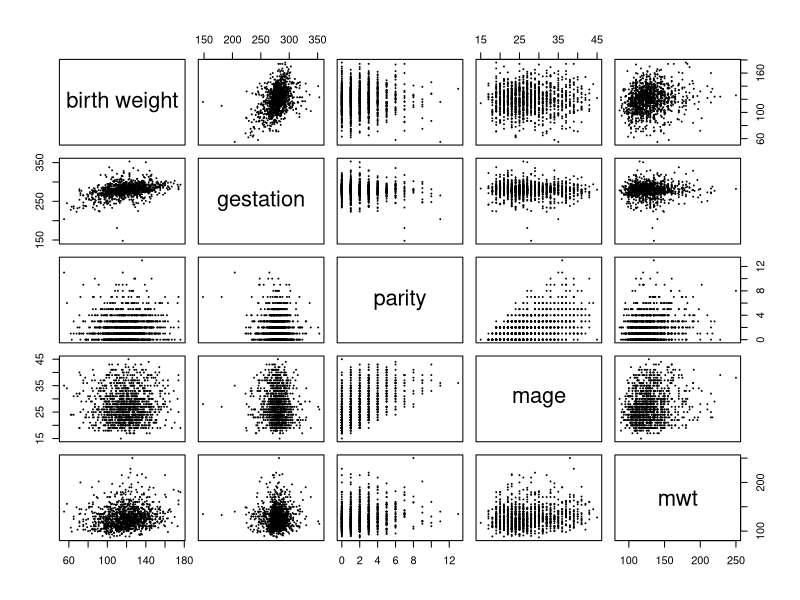
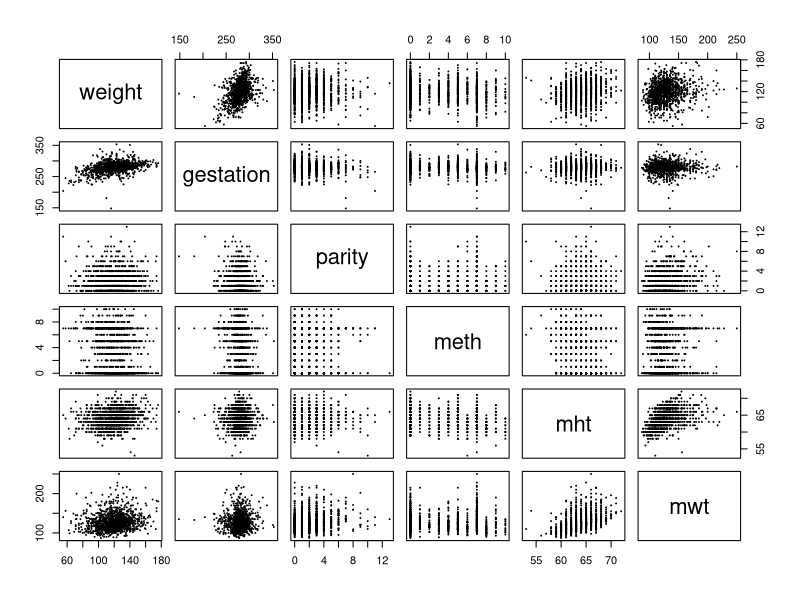
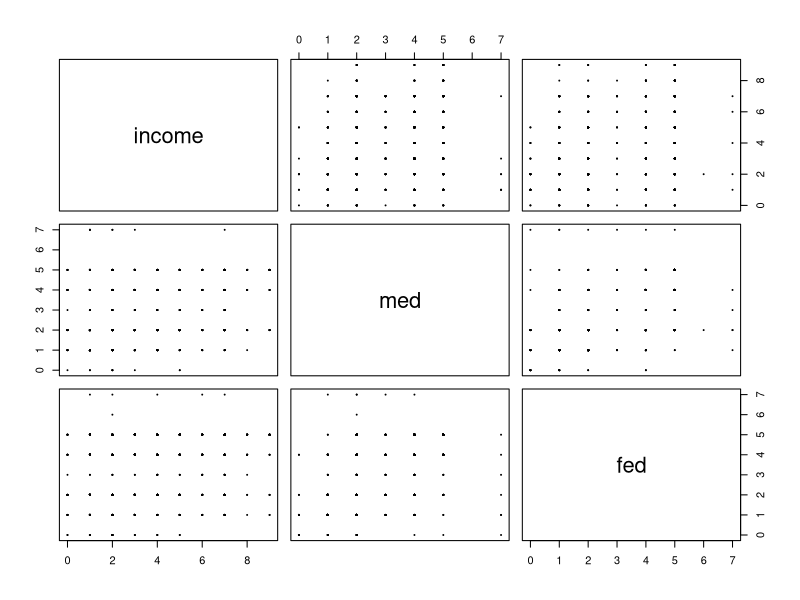
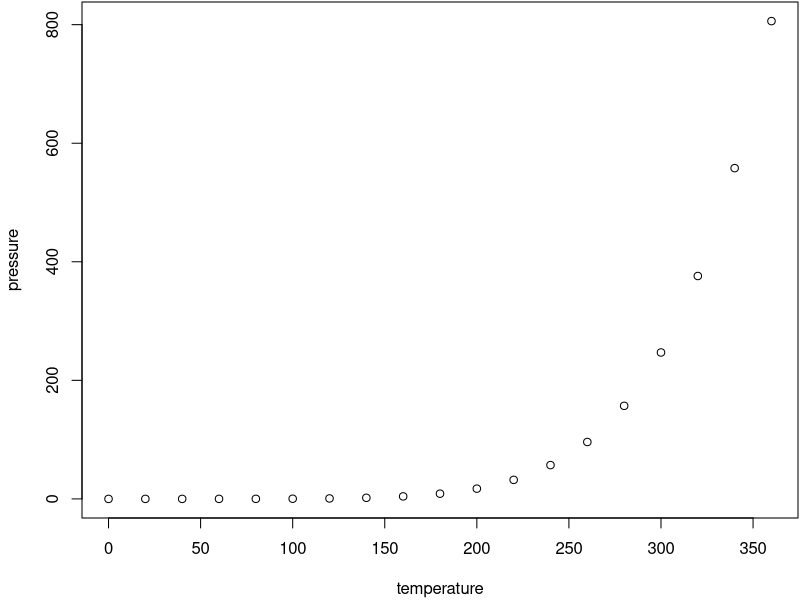

The R script that drew these images, in order:
## ---- chunk 1
getwd() # make sure that the file is in the working directory

# load the data as a data.frame
birth <- read.csv(file = "chds_births.csv")

# produce the pair plots for different combinations of  variables in the dataset

par(mar = c(4, 4, 0, 0) + .1) # size of margins

P1 <- pairs(~ wt + gestation + parity  + mage + mwt, 
      labels = c("birth weight", "gestation", "parity",
                 "mage", "mwt"), 
      pch = 19,
      cex = 0.05,
      data = birth)

P2 <- pairs(~ wt + gestation + parity + meth + mht + mwt,
      labels = c("weight", "gestation", "parity", "meth", "mht", "mwt"),
      pch = 19,
      cex = 0.05,
      data = birth)
## ---- chunk 2
# check the relationship between income and education
pairs(~ income + med + fed, 
      labels = c("income", "med", "fed"),
      cex = .05,
      pch = 19,
      data = birth)
## ---- chunk 3
# convert categorical variables to factors

# convert meth to non-numeric categorical variable
meth2 <- birth$meth

# "levels" of variable meth
methnames <- c("Caucasian","Mexican", "African-American","Asian", "Mixed", "Other")

# assign "Caucasian" level to values less than or equal to 5
# otherwise assign levels based on order in methnames vector
for(ii in 0:10) {
  if(ii<=5){
    meth2[meth2 == ii] <- "Caucasian"
  } else {
    meth2[meth2 == ii] <- methnames[ii-4]
  }
}

meth2 <- factor(meth2, levels = methnames) # order levels based on methnames
levels(meth2)
birth$meth <- meth2 # replace in dataset

############################################

# convert med to categorical variables
med2 <- birth$med

# "levels" of variable med
mednames <- c("elementary school", "middle school", "high school", "high school + trade", "high school + some college", "college grad", "trade school", "high school unclear")

med2 <- mednames[birth$med+1]

med2 <- factor(med2, levels = mednames) # order levels based on mednames
levels(med2)
birth$med <- med2 # replace in dataset

##########################################

# convert feth to categorical variables
feth2 <- birth$feth

# "levels" of variable feth
fethnames <- c("Caucasian","Mexican", "African-American","Asian", "Mixed", "Other")

# assign "Caucasian" level to values less than or equal to 5
# otherwise assign levels based on order in fethnames vector
for(ii in 0:10) {
  if(ii<=5){
    feth2[feth2 == ii] <- "Caucasian"
  } else {
    feth2[feth2 == ii] <- fethnames[ii-4]
  }
}

feth2 <- factor(feth2, levels = fethnames) # order levels based on methnames
levels(feth2)
birth$feth <- feth2 # replace in dataset

############################################

# convert fed to categorical variables
fed2 <- birth$fed

# "levels" of variable fed
fednames <- c("elementary school", "middle school", "high school", "high school + trade", "high school + some college", "college grad", "trade school", "high school unclear")

fed2 <- fednames[birth$fed+1]

fed2 <- factor(fed2, levels = fednames) # order levels based on fednames
levels(fed2)
birth$fed <- fed2 # replace in dataset

######################################################################

# marital
marital <- birth$marital
maritalnames <- c("married", "legally separated", "divorced", "widowed",
                  "never married") # new values
# encode the factor
marital2 <- rep(NA, length(marital))
for (ii in 1:5) {
  marital2[marital == ii] <- maritalnames[ii]
}
marital2 <- factor(marital2, levels = maritalnames)
birth$marital <- marital2
######################################################################
# income
income <- birth$income
incomenames <- c("under 2500", "2500-4999", "5000-7499", "7500-9999",
                  "10000-12499", "12500-14999", "15000-17499",
                 "17500-19999", "20000-22499", "over 22500") # new values
# encode the factor
income2 <- incomenames[income+1]
income2 <- factor(income2, levels = incomenames)
birth$income <- income2
############################################################
# smoke
smoke <- birth$smoke
smokenames <- c("never", "smokes now", "until pregnancy", 
                "used to, not anymore") # new values
# encode the factor
smoke2 <- smokenames[smoke+1]
smoke2 <- factor(smoke2, levels = smokenames)
birth$smoke <- smoke2
############################################################
# time
time <- birth$time
timenames <- c("never smoked", "still smokes", "during pregnancy", 
                "less than a year", "1-2 years", "2-3 years", "3-4 years",
               "5-9 years", "more than 10 years", 
               "quit but don't know when") # new values
# encode the factor
time2 <- timenames[time+1]
time2 <- factor(time2, levels = timenames)
birth$time <- time2
#############################################################
# number (we create new descriptive groupings for number of cigarettes smoked per day)
num2 <- birth$number
# new categories for variable number
numnames<- c("never smoked", "up to half a pack", "half to full pack", "more than one pack")

for(ii in 0:9) {
  if(ii==0){
    num2[num2 == ii] <- numnames[1]
  } 
  if(ii <= 2) {
    num2[num2 == ii] <- numnames[2]
  } 
  if(ii <= 4) {
    num2[num2 == ii] <- numnames[3]
  } else {
    num2[num2 == ii] <- numnames[4]
  }
}
num2 <- factor(num2, levels = numnames) # order levels based on numnames
levels(num2)
birth$number <- num2 # replace in dataset

## ---- chunk 4
# check how many observations contain too many NA's
n <- length(birth$wt) # number of total observations
boundary <- .10 * n # boundary to decide if there are too many NA's

NA.list <- NA # initialize the list of required covariates

# identify and display all required covariates
for (ii in 1:length(birth)) {
 if(sum(is.na(birth[ii])) >= boundary)
 {NA.list <- c(NA.list, colnames(birth)[ii])}
}
NA.list <- NA.list[2:length(NA.list)]
NA.list
## ---- chunk 5
# throw out fht, fwt and income
birth$fht <- NULL
birth$fwt <- NULL
birth$income <- NULL
## ---- chunk 6
# want to count how many observations contain at least one NA
n <- length(birth$wt) # number of rows
count = 0 # initialize count of rows with at least one NA
for (ii in 1:n) {
  if(sum(is.na(birth[ii,])) >= 1) {
    count = count + 1
  }
}

total_NA_rows <- count
total_NA_rows
## ---- chunk 7
plot(pressure)
